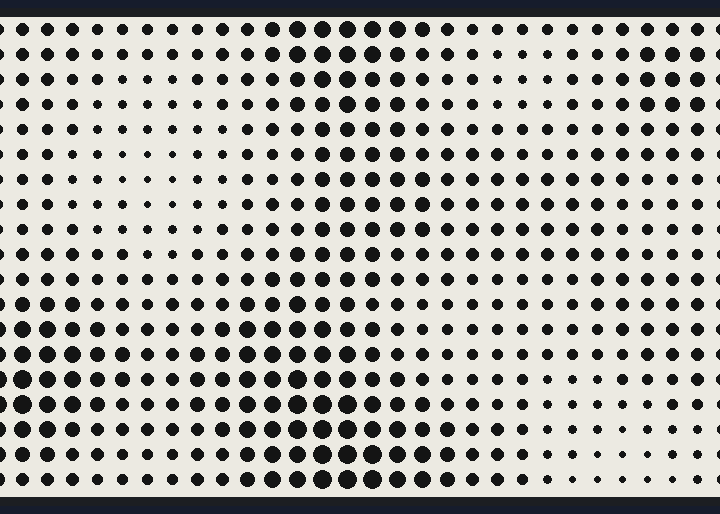
Recording of a sketch running on a simulated Arduino Uno, built for the host (arithmetic inside an expression is 32-bit, double 64-bit). On the bench: 800×480 one-colour display.

Above: at 5.3 s.
At 9.1 s:
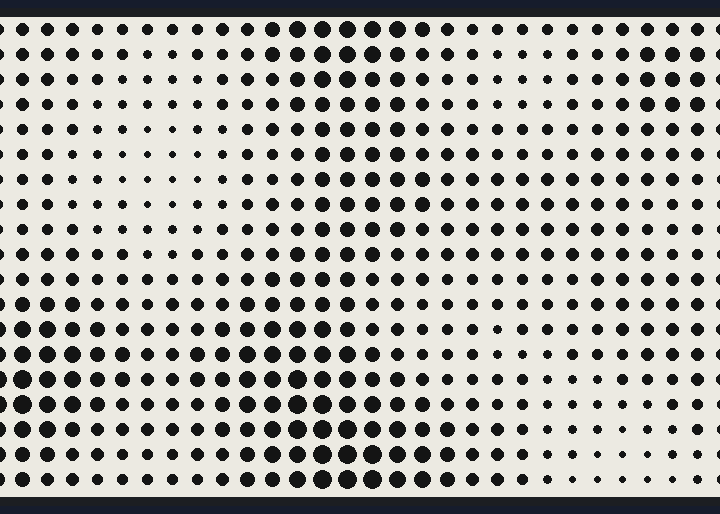
At 12.8 s:
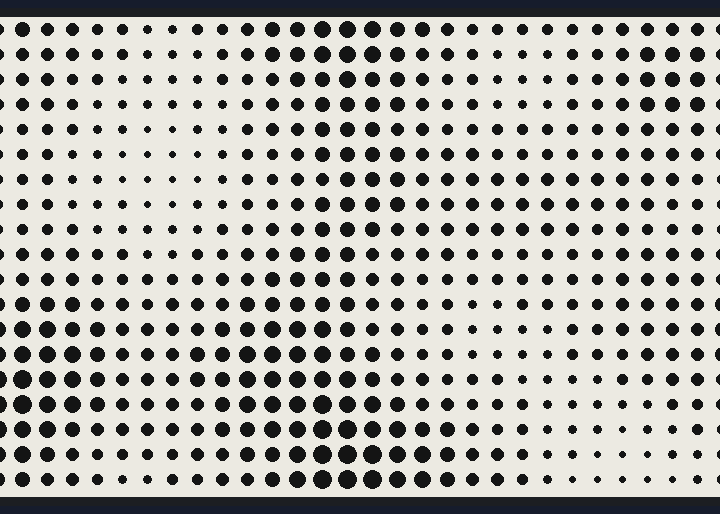
At 21.4 s:
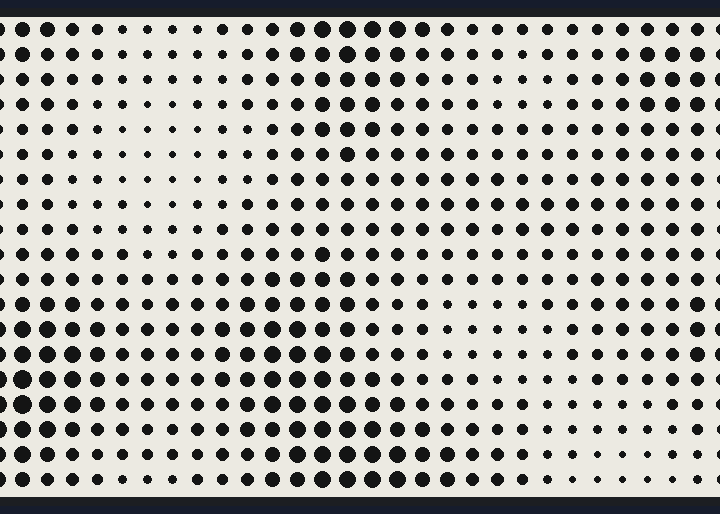
At 30.1 s:
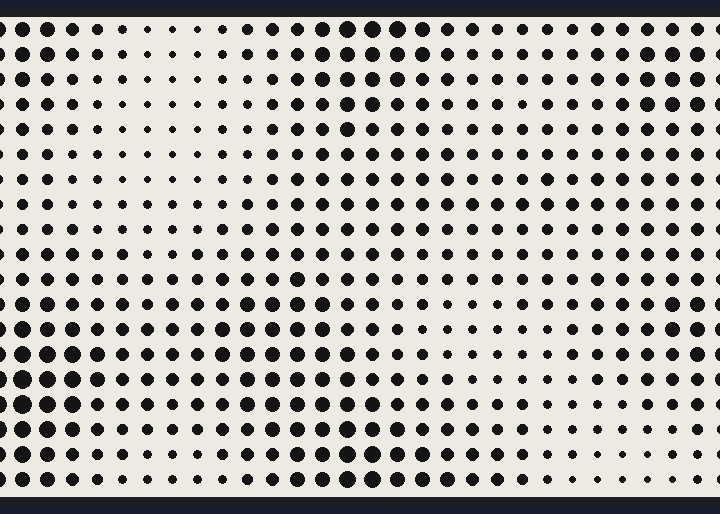
At 38.8 s:
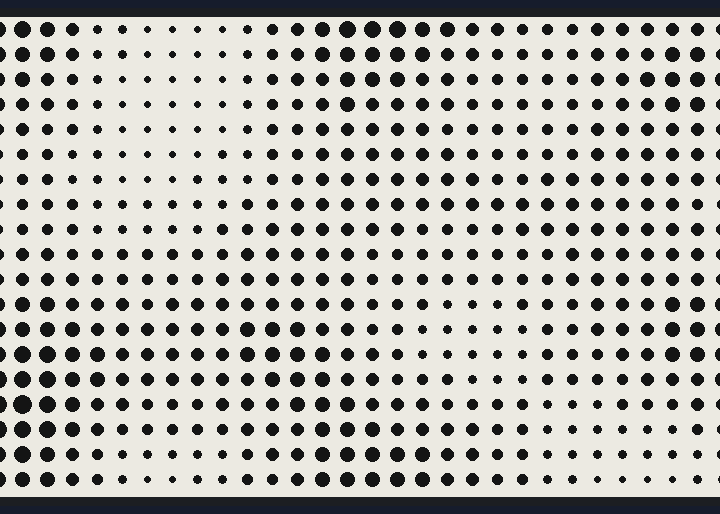

Measured:
- what the display in image 0 shows lasts 1.2 s, from 5.3 s to 6.5 s

The sketch:

16_circles_only.ino
```cpp
#include <GxEPD2_BW.h>
#include <FastLED.h>
#define PIXEL_SIZE 25
#define NOISE_XSCALE 1
#define NOISE_YSCALE 1
#define NOISE_ZSCALE 3
#define COLS (display.width()/PIXEL_SIZE)
#define LINES (display.height()/PIXEL_SIZE)
#define NUM_PIXELS (COLS*LINES)

GxEPD2_BW<GxEPD2_750_T7, GxEPD2_750_T7::HEIGHT> display(GxEPD2_750_T7(/*CS=5*/ SS, /*DC=*/ 17, /*RST=*/ 16, /*BUSY=*/ 4));
int loop_count = 0;

void setup() {
  initDisplay();
}

void initDisplay() {
  Serial.begin(115200);
  display.init(0, true, 2, false);
  display.setRotation(0);
  display.fillScreen(GxEPD_WHITE);
}

void fullRefresh() {
  display.clearScreen();
}

void drawPixel(int x, int y, int value) {
  int r = map(value, 0, 255, 0, PIXEL_SIZE/2);
  display.fillCircle(x, y, r, GxEPD_BLACK);
}

void loop() {
  if (loop_count % 100 == 0) {
    fullRefresh();
  }

  display.fillScreen(GxEPD_WHITE);
  for (int i=0; i<NUM_PIXELS; i++) {
    int col = i % COLS;
    int line = i / COLS;
    int x = PIXEL_SIZE/2 + col * (PIXEL_SIZE);
    int y = PIXEL_SIZE/2 + line * (PIXEL_SIZE);
    int r = inoise8(x*NOISE_XSCALE, y*NOISE_YSCALE, loop_count*NOISE_ZSCALE);
    drawPixel(x, y, r);
  }
  display.displayWindow(0, 0, display.width(), display.height());
  loop_count++;
}
```
